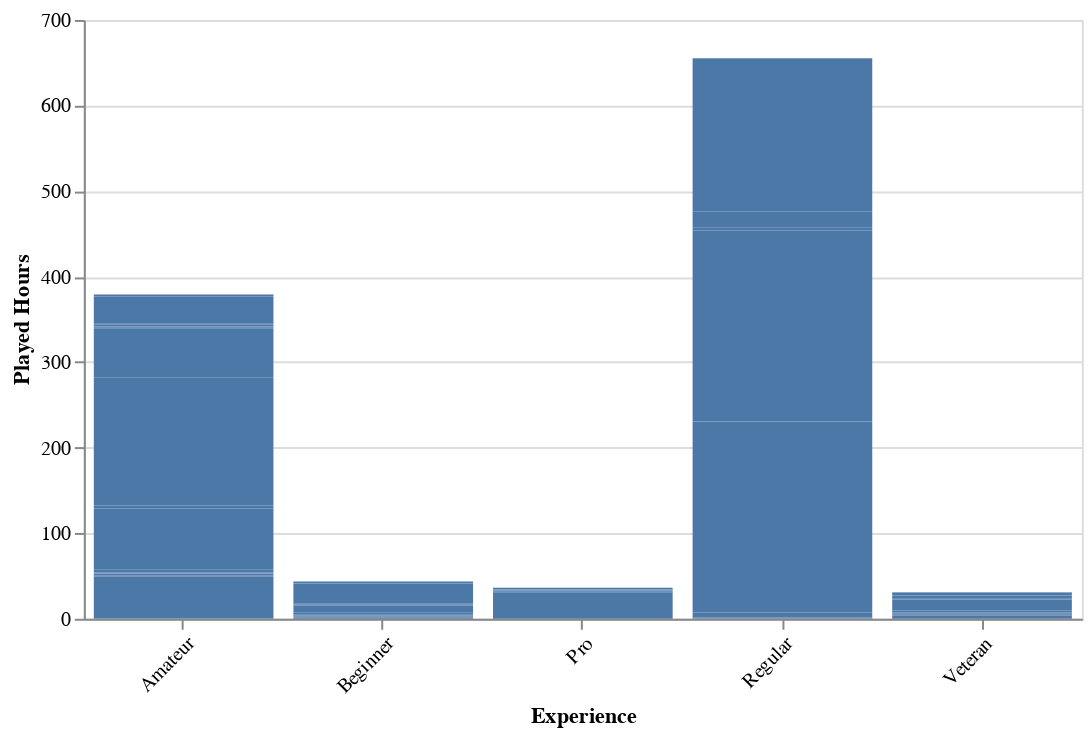

Notebook source saved alongside this figure:
### Markdown cell above
#### Figure 1.
This scatterplot represents the scatterplot of hours played for individuals under age 60 who participated in the study. The individual points are colour coded by experience level

### Code cell
# creating a bar plot of experience vs played hours

experience_chart = alt.Chart(filtered_age_df).mark_bar().encode(
    x=alt.X("experience").title("Experience"),
    y=alt.Y("played_hours").title("Played Hours")
).properties(width = 500).configure_axisX(labelAngle = -45)

experience_chart

### Figure 1 — Vega-Lite specification as saved in the notebook (floating-point values rounded to 4 significant figures; data arrays with more than 128 entries replaced by an {"elided": "..."} marker saying what was removed)
{"config": {"view": {"continuousWidth": 300, "continuousHeight": 300}, "axisX": {"labelAngle": -45}}, "data": {"name": "data-3c8c47723bc99e0b81fbed22ebf666a9"}, "mark": {"type": "bar"}, "encoding": {"x": {"field": "experience", "title": "Experience", "type": "nominal"}, "y": {"field": "played_hours", "title": "Played Hours", "type": "quantitative"}}, "width": 500, "$schema": "https://vega.github.io/schema/vega-lite/v5.20.1.json", "datasets": {"data-3c8c47723bc99e0b81fbed22ebf666a9": {"elided": "194 records"}}}
